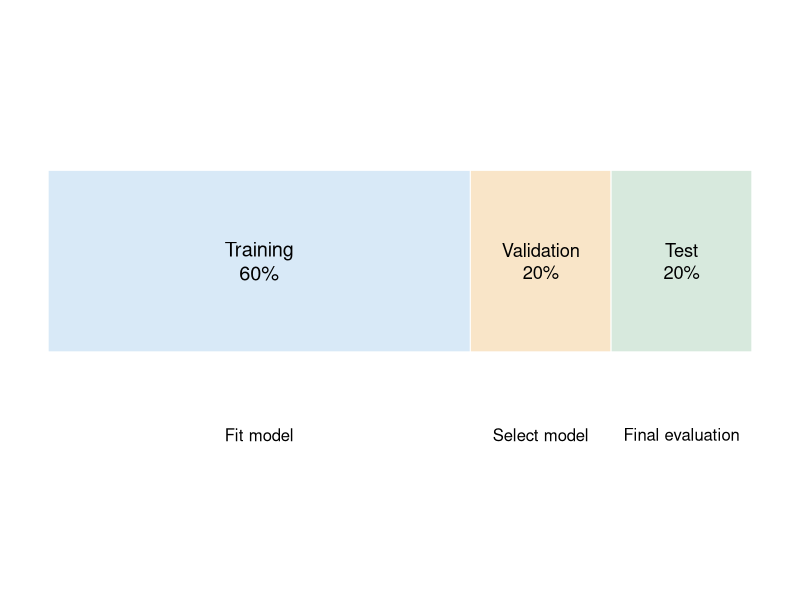

The R script that drew this image:
## ---- chunk 1
#| label: fig-train-valid-test
#| fig-cap: "Example of splitting data into training (60%), validation (20%), and test (20%) subsets."
#| fig-width: 9
#| fig-height: 2.5
#| echo: false

op <- par(mar = c(1, 1, 1, 1))

plot(
  NA, xlim = c(0, 100), ylim = c(0, 2),
  axes = FALSE, xlab = "", ylab = "",
  bty = "n"
)

rect(0, 0.8, 60, 1.5, col = "#D8E9F7", border = "white")
rect(60, 0.8, 80, 1.5, col = "#F9E5C8", border = "white")
rect(80, 0.8, 100, 1.5, col = "#D7E9DD", border = "white")

text(30, 1.15, "Training\n60%", cex = 1.2)
text(70, 1.15, "Validation\n20%", cex = 1.1)
text(90, 1.15, "Test\n20%", cex = 1.1)

text(30, 0.48, "Fit model", cex = 1)
text(70, 0.48, "Select model", cex = 1)
text(90, 0.48, "Final evaluation", cex = 1)

par(op)
